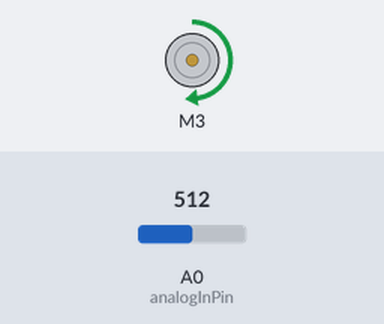
A sketch run on a simulated Arduino Uno, built with avr-gcc and run on an emulated ATmega328P. Parts: DC motor (green arrow = forward, orange = backward, longer = faster). The test bench sets the inputs (shaded band); at power-on: A0 (analogInPin) = 512. What the sketch prints to the serial monitor is not drawn.

Above: at 1.2 s.
1.3 s: A0 (analogInPin) set to 716
2.8 s: A0 (analogInPin) set to 490
At 3.03 s:
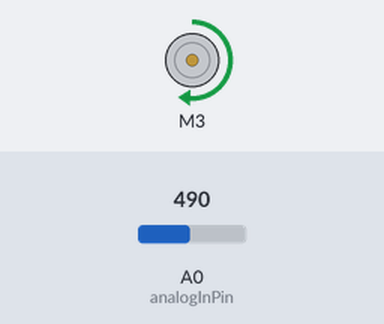
5.8 s: A0 (analogInPin) set to 510
7.3 s: A0 (analogInPin) set to 306
At 7.6 s:
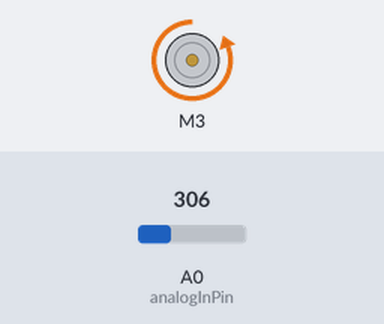
8.8 s: A0 (analogInPin) set to 510
At 16.32 s:
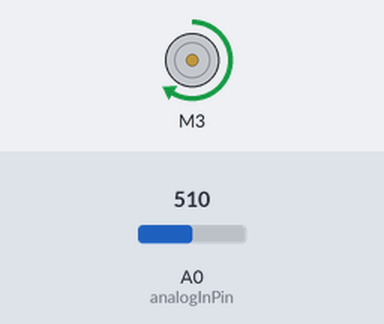
Timing chart, 0 to 16.5 s (numbered marks = the images above; inputs shaded):
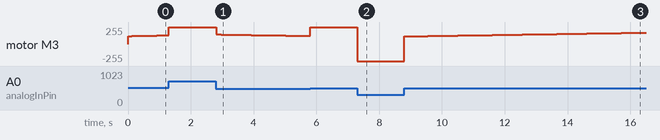

Measured:
- after the input at 2.8 s, motor M3: moves from forward 255/255 to forward 122/255 over 2.9 s, starting at once
- after the input at 7.3 s, motor M3: forward 255/255 → backward 255/255 at once
- after the input at 8.8 s, motor M3: moves from backward 255/255 to forward 171/255 over 7.6 s, starting at once

The sketch:

servo_mod_v2.ino
```cpp
#include <AFMotor.h>
#include <PID_v1.h>

AF_DCMotor motor(3);
const int analogInPin = A0;  // Analog input pin that the potentiometer is attached to

//Define Variables we'll be connecting to
double Setpoint, Input, Output;

//Specify the links and initial tuning parameters
double Kp=10, Ki=1, Kd=4;
PID controladorPID(&Input, &Output, &Setpoint, Kp, Ki, Kd, DIRECT);

void setup() {
  Serial.begin(115200);
  // turn on motor
  motor.setSpeed(0);
  motor.run(RELEASE);
  Setpoint = 500;
  Input = 0;
  controladorPID.SetMode(AUTOMATIC);
  controladorPID.SetOutputLimits(-255,255);
  controladorPID.SetSampleTime(2);
}

void loop() {
  //if(Serial.available()>0){Setpoint = Serial.readString().toInt();}

  Input = analogRead(analogInPin);
  controladorPID.Compute();

  if(Output>=0){
    motor.run(BACKWARD);
    motor.setSpeed(Output);}
  else{
    motor.run(FORWARD);
    motor.setSpeed(-Output);}

  // print the results to the serial monitor:
  //Serial.print("sensor = ");
  Serial.print(Input);
  Serial.print("\t");
  Serial.print(Output-255);
  Serial.print("\t");
  Serial.println(500 - Input);
  Serial.print("\n");

  // wait 2 milliseconds before the next loop
  // for the analog-to-digital converter to settle
  // after the last reading:
  delay(1);
}
```
